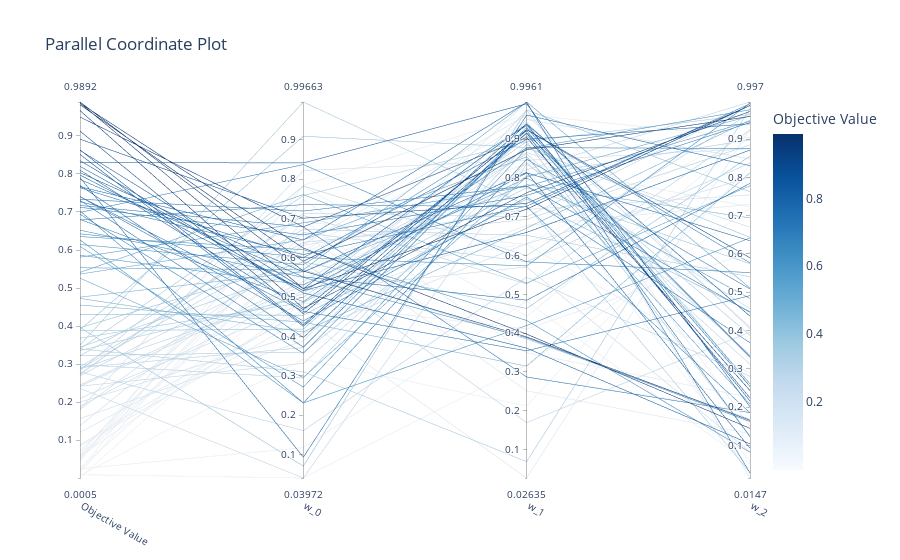

This figure's notebook cell:
### Code cell
optuna.visualization.plot_parallel_coordinate(study, params=[f'w_{i}' for i in range(NUM_MODELS)])
